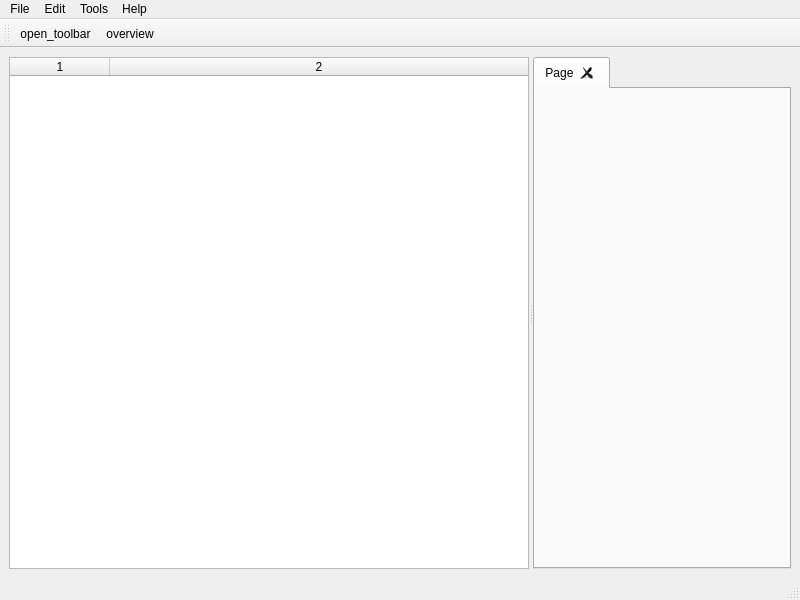
<?xml version="1.0" encoding="UTF-8"?>
<ui version="4.0">
 <class>DFits</class>
 <widget class="QMainWindow" name="DFits">
  <property name="geometry">
   <rect>
    <x>0</x>
    <y>0</y>
    <width>800</width>
    <height>600</height>
   </rect>
  </property>
  <property name="windowTitle">
   <string>DFits</string>
  </property>
  <widget class="QWidget" name="centralwidget">
   <layout class="QHBoxLayout" name="horizontalLayout">
    <item>
     <widget class="QSplitter" name="splitter">
      <property name="orientation">
       <enum>Qt::Horizontal</enum>
      </property>
      <widget class="QTableWidget" name="HDU_List">
       <property name="sizePolicy">
        <sizepolicy hsizetype="Maximum" vsizetype="Minimum">
         <horstretch>0</horstretch>
         <verstretch>0</verstretch>
        </sizepolicy>
       </property>
       <property name="editTriggers">
        <set>QAbstractItemView::NoEditTriggers</set>
       </property>
       <property name="alternatingRowColors">
        <bool>true</bool>
       </property>
       <property name="selectionMode">
        <enum>QAbstractItemView::SingleSelection</enum>
       </property>
       <property name="selectionBehavior">
        <enum>QAbstractItemView::SelectRows</enum>
       </property>
       <property name="gridStyle">
        <enum>Qt::DashLine</enum>
       </property>
       <property name="sortingEnabled">
        <bool>true</bool>
       </property>
       <property name="columnCount">
        <number>2</number>
       </property>
       <attribute name="horizontalHeaderStretchLastSection">
        <bool>true</bool>
       </attribute>
       <attribute name="verticalHeaderStretchLastSection">
        <bool>false</bool>
       </attribute>
       <column/>
       <column/>
      </widget>
      <widget class="QWidget" name="layoutWidget">
       <layout class="QVBoxLayout" name="verticalLayout">
        <item>
         <widget class="QTabWidget" name="tab_widget">
          <property name="enabled">
           <bool>true</bool>
          </property>
          <property name="currentIndex">
           <number>0</number>
          </property>
          <property name="tabsClosable">
           <bool>true</bool>
          </property>
          <property name="movable">
           <bool>true</bool>
          </property>
          <property name="tabBarAutoHide">
           <bool>false</bool>
          </property>
          <widget class="QWidget" name="tab">
           <attribute name="title">
            <string>Page</string>
           </attribute>
          </widget>
         </widget>
        </item>
       </layout>
      </widget>
     </widget>
    </item>
   </layout>
  </widget>
  <widget class="QMenuBar" name="menubar">
   <property name="geometry">
    <rect>
     <x>0</x>
     <y>0</y>
     <width>800</width>
     <height>30</height>
    </rect>
   </property>
   <widget class="QMenu" name="menuFile">
    <property name="title">
     <string>File</string>
    </property>
    <addaction name="actionOpen"/>
    <addaction name="actionOpen_Recent"/>
    <addaction name="actionExit"/>
   </widget>
   <widget class="QMenu" name="menuEdit">
    <property name="title">
     <string>Edit</string>
    </property>
    <addaction name="actionPreferences"/>
   </widget>
   <widget class="QMenu" name="menuHelp">
    <property name="title">
     <string>Help</string>
    </property>
    <addaction name="separator"/>
    <addaction name="actionAbout"/>
   </widget>
   <widget class="QMenu" name="menuTools">
    <property name="title">
     <string>Tools</string>
    </property>
    <widget class="QMenu" name="menuImage_Manipulation">
     <property name="title">
      <string>Image Manipulation</string>
     </property>
     <addaction name="actionColormap"/>
    </widget>
    <addaction name="menuImage_Manipulation"/>
   </widget>
   <addaction name="menuFile"/>
   <addaction name="menuEdit"/>
   <addaction name="menuTools"/>
   <addaction name="menuHelp"/>
  </widget>
  <widget class="StatusBar" name="statusbar"/>
  <widget class="QToolBar" name="toolbar">
   <property name="windowTitle">
    <string>toolBar</string>
   </property>
   <property name="allowedAreas">
    <set>Qt::TopToolBarArea</set>
   </property>
   <attribute name="toolBarArea">
    <enum>TopToolBarArea</enum>
   </attribute>
   <attribute name="toolBarBreak">
    <bool>false</bool>
   </attribute>
   <addaction name="actionopen_toolbar"/>
   <addaction name="actionoverview"/>
  </widget>
  <action name="actionOpen">
   <property name="text">
    <string>Open</string>
   </property>
   <property name="shortcut">
    <string>Ctrl+O</string>
   </property>
  </action>
  <action name="actionExit">
   <property name="text">
    <string>Exit</string>
   </property>
  </action>
  <action name="actionPreferences">
   <property name="text">
    <string>Preferences</string>
   </property>
  </action>
  <action name="actionAbout">
   <property name="text">
    <string>About</string>
   </property>
  </action>
  <action name="actionColormap">
   <property name="text">
    <string>Colormap</string>
   </property>
  </action>
  <action name="actionOpen_Recent">
   <property name="text">
    <string>Open Recent</string>
   </property>
  </action>
  <action name="actionoverview">
   <property name="icon">
    <iconset theme="accessories-text-editor"/>
   </property>
   <property name="text">
    <string>overview</string>
   </property>
   <property name="menuRole">
    <enum>QAction::NoRole</enum>
   </property>
  </action>
  <action name="actionopen_toolbar">
   <property name="icon">
    <iconset theme="applications-system"/>
   </property>
   <property name="text">
    <string>open_toolbar</string>
   </property>
   <property name="menuRole">
    <enum>QAction::NoRole</enum>
   </property>
  </action>
 </widget>
 <customwidgets>
  <customwidget>
   <class>StatusBar</class>
   <extends>QStatusBar</extends>
   <header>statusbar.h</header>
  </customwidget>
 </customwidgets>
 <resources/>
 <connections>
  <connection>
   <sender>actionExit</sender>
   <signal>triggered()</signal>
   <receiver>DFits</receiver>
   <slot>close()</slot>
   <hints>
    <hint type="sourcelabel">
     <x>-1</x>
     <y>-1</y>
    </hint>
    <hint type="destinationlabel">
     <x>399</x>
     <y>299</y>
    </hint>
   </hints>
  </connection>
 </connections>
</ui>
